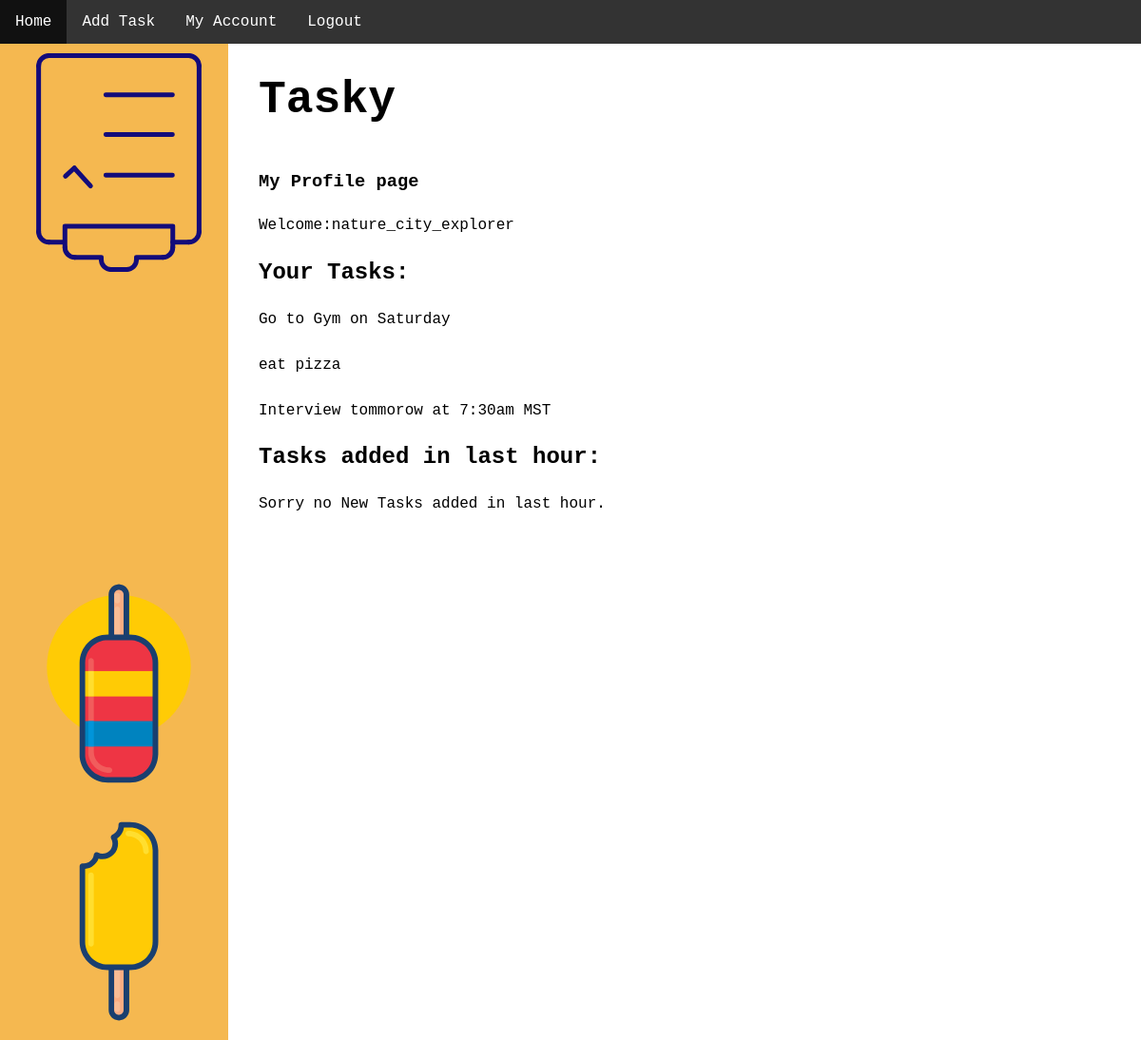
Screenshot of /profile (signed in) with the database file from the repository.
### tasklist/models.py (models this page shows, shortened)
class Task(models.Model):
	name = models.CharField(max_length=300)
	timestamp = models.DateTimeField(auto_now_add=True)
	user_name = models.ForeignKey(User, on_delete=models.CASCADE)

### tasklist/views.py (the view)
# urls.py: path('profile', views.profile, name='profile'),
@login_required
def profile(request):
    last_task_added = Task.objects.filter(user_name=request.user).last()
    only_users_tasks = Task.objects.filter(user_name=request.user)
    newest_tasks = Task.objects.filter(user_name=request.user, timestamp__gte=datetime.now()-timedelta(hours=1))
    context = {
        'last_task_added': last_task_added,
        'only_users_tasks': only_users_tasks,
        'newest_tasks': newest_tasks,
    }
    return render(request, 'tasklist/profile.html', context)

### tasklist/templates/tasklist/profile.html (shortened to what this page needs)
<html>
{% extends 'tasklist/base.html' %}
{% block content %}
<head>
</head>
<body>
    <h1>My Profile page</h1>
    <p>Welcome:{{ request.user.username }}</p>
    <h2>Your Tasks:</h2>
    {% for x in only_users_tasks %}
    <p>{{x.name}}</p>
    {% endfor %}
    <h2>Tasks added in last hour:</h2>
    {% if newest_tasks %}
    {% for x in newest_tasks %}
    <p>{{x.name}}</p>
    {% endfor %}
    {% else %}
    <p>Sorry no New Tasks added in last hour.</p>
    {% endif %}
</body>
</html>
{% endblock %}

### tasklist/static/css/main.css (style rules this page uses)
body, html { height: 100%; margin: 0; }
body { font-family: courier; }
p { line-height: 2em; }

### rows the page displays
Task: name "Go to Gym on Saturday"
Task: name "eat pizza"
Task: name "Interview tommorow at 7:30am MST"

### other values shown
{{ request.user.username }} "nature_city_explorer"
